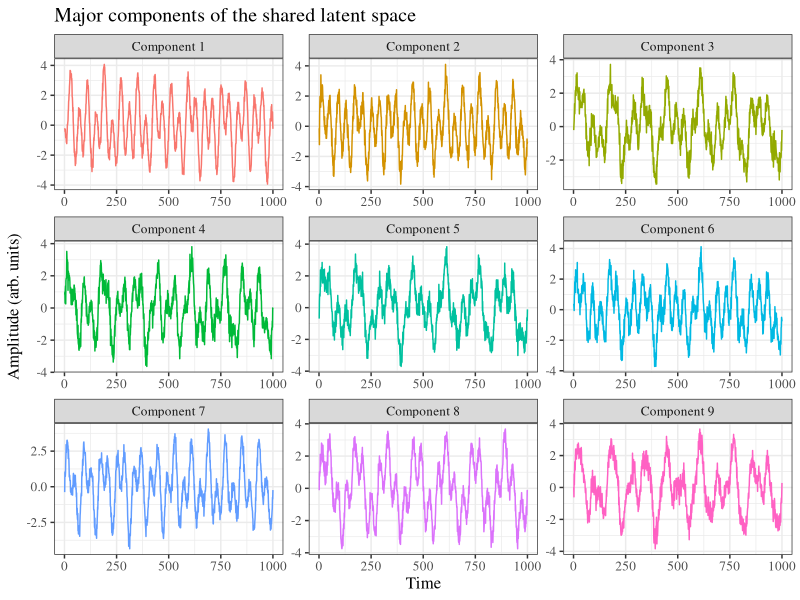

Write the R code that produced this figure.
## ---- chunk 1
knitr::opts_chunk$set(echo = TRUE, message = FALSE)
## ---- chunk 2
# Primary Robust Shared Response Model routine
rsrm <- function(X, n_components, lambda = 1, iter = 10){
  
  # Each input matrix must have equal number of time points
  if(var(sapply(X, ncol)) != 0){
    stop("All subjects must have the same number of time points")
  }
  
  # Number of subjects
  subjs <- length(X)
  
  # Number of features for each subject
  features <- sapply(X, nrow)
  
  # Extract number of time points
  n_time <- ncol(X[[1]])
  
  # Initialize W (mapping) matrices
  W <- init_transforms(subjs, features, n_components)
  # Initialize S (subject) matrices
  S <- init_individual(subjs, features, n_time)
  # Initialize R (shared-response)
  R <- update_shared_response(X, S, W, n_components)
  
  # Block-Coordinate Descent
  for(i in 1:iter){
    
    # Solve for W (mapping) matrices
    W <- update_transforms(X, S, R)
    # Solve for S (subject) matrices
    S <- update_individual(X, W, R, lambda)
    # Solve for R (shared-response) matrix
    R <- update_shared_response(X, S, W, n_components)
    
  }
  # Store RSRM results
  return(list("R" = R, "S" = S, "W" = W))
}
## ---- chunk 3
init_transforms <- function(subjs, features, n_components){
  # Initialize W (mapping) matrix list
  W <- base::vector(mode = "list", length = subjs)

  for(i in 1:subjs){
    # Initialize W (mapping) matrices
    W[[i]] <- matrix(rnorm(features * n_components), 
                         nrow = features, 
                         ncol = n_components)
  
    # Find orthogonal matrix to W with QR
    W[[i]] <- qr.Q(qr(W[[i]]))
  }
  return(W)
}
## ---- chunk 4
init_individual <- function(subjs, features, n_time){
  # Initialize S matrix list
  S <- base::vector(mode = "list", length = subjs)
  for(i in 1:subjs){
    # Initialize S (subject) matrix
    S[[i]] <- matrix(0, nrow = features[i], 
                      ncol = n_time)
  }
  return(S)
}
## ---- chunk 5
update_shared_response <- function(X, S, W, n_components){
  
  # Number of subjects
  subjs <- length(X)
  
  # Number of time points
  n_time <- ncol(X[[1]])
  
  # Initialize R matrix
  R <- matrix(0, nrow = n_components, 
                 ncol = n_time)
  
  # Update R
  for(i in 1:subjs){
    R <- R + t(W[[i]]) %*% (X[[i]] - S[[i]])
  }
  
  # Scale down R by number of subjects
  R <- R / subjs
  return(R)
}
## ---- chunk 6
update_transforms <- function(X, S, R){
  
  # Number of subjects
  subjs <- length(X)
  
  # Initialize W (mapping) matrix list
  W <- base::vector(mode = "list", length = subjs)
  
  for(i in 1:subjs){
    
    A <- X[[i]] %*% t(R)
    A <- A - S[[i]] %*% t(R)
    
    # Singular Value Decomposition
    svd_res <- svd(A)
    # Solution to the Procrustes problem
    W[[i]] <- svd_res$u %*% t(svd_res$v)
  }
  return(W)
}
## ---- chunk 7
update_individual <- function(X, W, R, lambda){
  
  # Number of subjects
  subjs <- length(X)
  
  # Initialize S (subject) matrix list
  S <- base::vector(mode = "list", length = subjs)
  
  # Compute regularized S (subject) matrices
  for(i in 1:subjs){
    S[[i]] <- shrink(X[[i]] - W[[i]] %*% R, lambda)
  }
  return(S)
}
## ---- chunk 8
shrink <- function(D, lambda){
  
  # Find absolute values greater than lambda
  pos <- D > lambda
  neg <- D < -lambda
  
  # Penalize large absolute values by lambda
  D[pos] <- D[pos] - lambda
  D[neg] <- D[neg] +  lambda

  # Assign all other values to 0
  D[!pos & !neg] <- 0
  return(D)
}
## ---- chunk 9
# Simulation parameters
n_time <- 1000 # number of time points
n_feat <- 100 # number of features
n_subj <- 100 # number of subjects
mu <- 0 # Gaussian mu
sigma <- 2 # Gaussian sd

# Generate a sine wave
sine_wave <- function(freq, srate, amp = 1){

  # Get the time series vector
  time <- seq(0, 1 - (1 / srate), 1 / srate)
  # Compute the sine-wave
  sin_wave <-  amp * sin(2 * pi * freq * time)
  return(sin_wave)
  
}

# Initialize signal and noise matrices
sim_res <- base::vector(mode = "list", length = n_subj)
noise <- sim_res

# Specify frequency family
freq_fam <- c(7, 12, 25)

for(i in 1:n_subj){
  # Generate signals from frequency family
  sim_res[[i]] <- matrix(
    sine_wave(freq = sample(freq_fam, 1), 
             srate = n_time), 
    nrow = n_feat, 
    ncol = n_time, 
    byrow = TRUE
    )
  # Generate noise
  noise[[i]] <- matrix(
    rnorm(n_feat * n_time), 
    nrow = n_feat, 
    ncol = n_time)
  # Add noise to signals
  sim_res[[i]] <- sim_res[[i]] + noise[[i]]
}

# Run RSRM on simulated data
rsrm_out <- rsrm(X = sim_res, n_components = 9, lambda = 1)
## ---- chunk 10
library(tidyverse)

# Set plot themes
theme_set(theme_bw())
theme_update(text = element_text(family = "serif", size = 12))

# Get data for plot
plot_dat <- rsrm_out$R %>%
  t() %>%
  data.frame()

# Name the columns
colnames(plot_dat) <- paste("Component", 1:9)

# Plot the data
plot_dat %>%
  bind_cols("Time" = 1:n_time) %>%
  pivot_longer(-Time) %>% 
  ggplot(aes(x = Time, y = value, color = name)) +
  geom_line() + 
  facet_wrap(~name, scales = "free") + 
  labs(y = "Amplitude (arb. units)",
       title = "Major components of the shared latent space") +
  theme(legend.position = "none")
